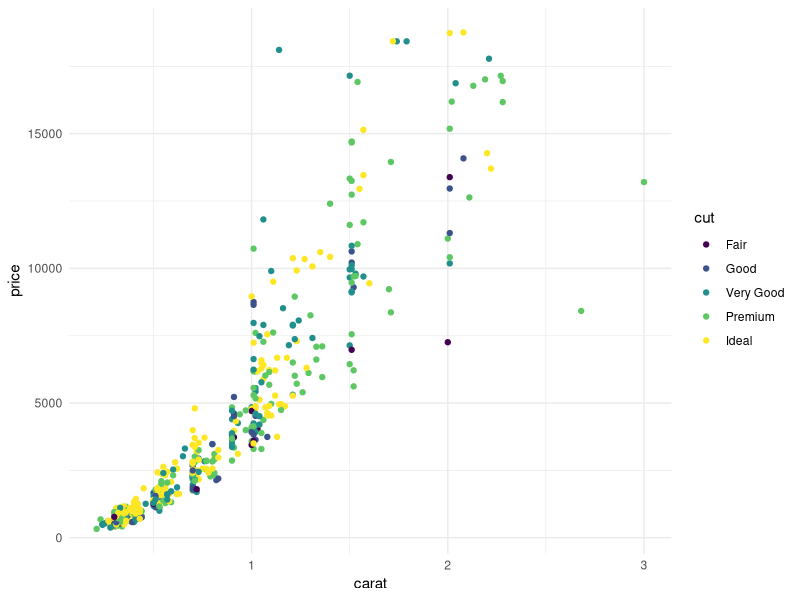

Generate this figure with R:
## ---- chunk 1
knitr::opts_chunk$set(echo = FALSE,
                      message = FALSE,
                      warning = FALSE,
                      fig.align = "center")
## ---- chunk 2
library(dplyr)
library(ggplot2)

diamonds %>% 
  slice_sample(n = 500) %>%
  ggplot() + 
  geom_point(aes(carat, price, color = cut)) + 
  theme_minimal()
## ---- chunk 3
knitr::kable(head(iris), caption = "my table")
